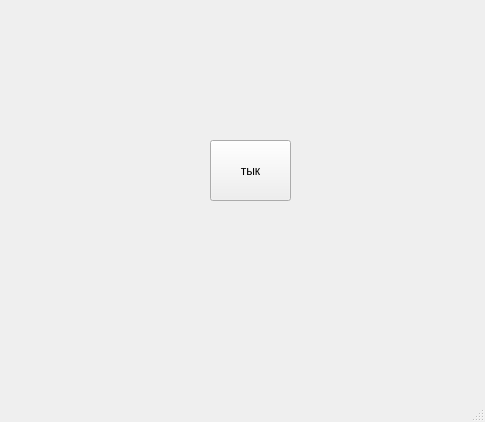
<?xml version="1.0" encoding="UTF-8"?>
<ui version="4.0">
 <class>MainWindow</class>
 <widget class="QMainWindow" name="MainWindow">
  <property name="geometry">
   <rect>
    <x>0</x>
    <y>0</y>
    <width>485</width>
    <height>422</height>
   </rect>
  </property>
  <property name="windowTitle">
   <string>MainWindow</string>
  </property>
  <widget class="QWidget" name="centralwidget">
   <widget class="QPushButton" name="pushButton">
    <property name="geometry">
     <rect>
      <x>210</x>
      <y>140</y>
      <width>81</width>
      <height>61</height>
     </rect>
    </property>
    <property name="text">
     <string>тык</string>
    </property>
   </widget>
  </widget>
  <widget class="QMenuBar" name="menubar">
   <property name="geometry">
    <rect>
     <x>0</x>
     <y>0</y>
     <width>485</width>
     <height>20</height>
    </rect>
   </property>
  </widget>
  <widget class="QStatusBar" name="statusbar"/>
 </widget>
 <resources/>
 <connections/>
</ui>
